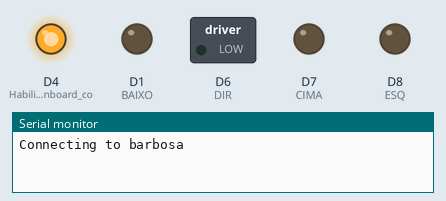
Simulated run of this sketch. Board: ESP8266 (NodeMCU). Shown: switched loads named in the sketch (green lamp = pin HIGH), output pins drawn as LEDs (lit = HIGH), the last lines printed to the serial monitor. WiFi joins after 1.5 s; servers stay silent unless stated.

Above: at 0.1 s.
At 20.17 s:
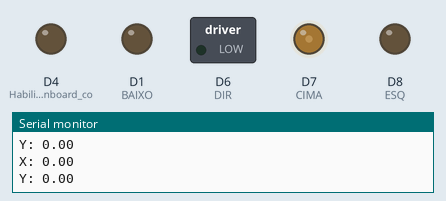
At 39.83 s:
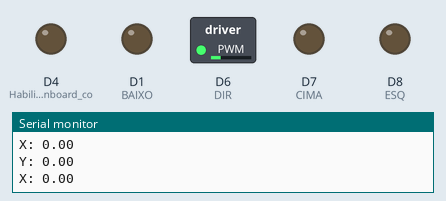
Timing chart, 0 to 40.0 s (numbered marks = the images above):
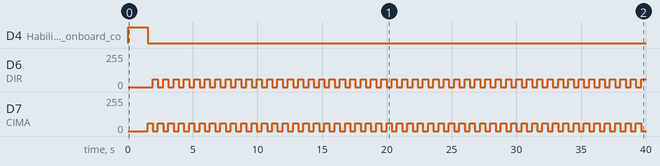

Measured:
- by itself, D4 (Habilita_o_LED_onboard_co): HIGH → LOW at 1.5 s
- by itself, D6 (DIR), D7 (CIMA): alternates 60/255 for 0.40 s and 0/255 for 0.40 s

The sketch:

MotorAlternado.ino
```cpp
//#include <Arduino.h>
#include <ESP8266WiFi.h>
#include <WiFiUdp.h>  //Biblioteca do UDP.

const char *ssid = "barbosa";
const char *password = "euamocamila";

// Deta -> variação do PWM do motor, entre o mínimo (100) e o máximo 1023

const int offset = 60;
const int delta = 823 - offset; // 1023 - 100

// IPAddress ip(192,168,0,43);     //ESP do Motor Shield
// IPAddress ip(192, 168, 0, 57); //Seu ESP
IPAddress ip(192, 168, 0, 18);  // Novo ESP

IPAddress gateway(192, 168, 0, 1);
IPAddress subnet(255, 255, 255, 0);
WiFiServer server(80);

// EspUDP
int DIR = 12;
int CIMA = 13;
int BAIXO = 5;
int ESQ = 15;

unsigned long previousMillis = 0;

/*
  //EspUDP
  int DIR = 12;
  int CIMA = 13;
  int BAIXO = 5;
  int ESQ = 15;

  ESPHTTP
  int CIMA = 4;
  int ESQ = 5;
  int BAIXO  = 16;
  int DIR = 0;

*/

bool once = true;

WiFiUDP udp;  // Cria um objeto da classe UDP.
String req;   // String que armazena os dados recebidos pela rede.

unsigned long previus = 0;
unsigned long previus2 = 0;

boolean listen() {  // Sub-rotina que verifica se há pacotes UDP's para serem lidos.
  if (udp.parsePacket() > 0)  // Se houver pacotes para serem lidos
  {
    req = "";  // Reseta a string para receber uma nova informaçao
    while (udp.available() > 0)  // Enquanto houver dados para serem lidos
    {
      char z = udp.read();  // Adiciona o byte lido em uma char
      req += z;             // Adiciona o char à string
    }

    // Após todos os dados serem lidos, a String estara pronta.

    //Serial.println(req);  // Printa a string recebida no Serial monitor.

    digitalWrite(D4, 0);  //-
    delay(5);             //-
    digitalWrite(D4, 1);  // Pisca o LED rapidamente apos receber a string.
    return true;
  }
  return false;
}
// Variáveis para o PWM de cada motor
float val1, val2;
boolean altern = true;

void setup() {


  Serial.begin(115200);
  delay(10);

  // prepare GPIO2
  pinMode(12, OUTPUT);
  // digitalWrite(2, 0);

  pinMode(CIMA, OUTPUT);
  pinMode(ESQ, OUTPUT);
  pinMode(BAIXO, OUTPUT);
  pinMode(DIR, OUTPUT);

  // Desliga os motores

  digitalWrite(CIMA, LOW);
  digitalWrite(ESQ, LOW);
  digitalWrite(BAIXO, LOW);
  digitalWrite(DIR, LOW);

  Serial.println();
  Serial.println();
  Serial.print("Connecting to ");
  Serial.println(ssid);
  pinMode(D4, OUTPUT);  // Habilita o LED onboard como saida.
  digitalWrite(D4, 1);  // Desliga o LED.

  udp.begin(8080);  // Inicializa a recepçao de dados UDP na porta 555
}

void loop() {

  // If para conectar no wifi
  if (once) {
    WiFi.begin(ssid, password);

    while (WiFi.status() != WL_CONNECTED) {
      delay(500);
      Serial.print(".");
    }
    Serial.println("");
    Serial.println("WiFi connected");

    // Start the server
    server.begin();
    Serial.println("Server started");

    // Print the IP address
    Serial.println(WiFi.localIP());
    digitalWrite(12, HIGH);
    digitalWrite(D4, 0);
  }
  once = false;

  if (WiFi.status() != WL_CONNECTED) {  // If para reconectar no wif caso a conexão seja perdida
    Serial.println("Desconnected, Reconnecting");
    digitalWrite(12, LOW);
    once = true;
  }

//  val1 = -1;
//  val2 = -0.3;

  // Verifica se há pacotes para serem lidos
  if (listen()) {

    // Serial.print("Recebi o comando, ligarei por 200ms  ");
    //Serial.print("Chegou: ");
    // Serial.println(req.substring(slash, req.length()));
    //Serial.println(req);
    int temp = req.indexOf(',');
    val1 = req.substring(0, temp).toFloat();  // Seleciona parte do primeiro PMW

    val2 = req.substring(temp + 1, req.length()).toFloat();

    val1 *= delta;
    val2 *= delta;

    //    Serial.println("DIREITA\tCIMA\t");
    //    Serial.print("\t");
    //    Serial.print(val1);
    //    Serial.print("\t");
    //    Serial.println(val2);

    /*
      Pino 5 ---> CIMA
      Pino 4 ---> BAIXO
      Pino 16 ---> ESQ
      Pino 0 ---> DIREITA

    */

  }


  if (millis() - previus > 400 ) {
//    Serial.print("X: ");
//    Serial.print(val1);
//    Serial.print("\tY: ");
//    Serial.println(val2);

    previus = millis();
    if (altern) {
      analogWrite(val2 > 0 ?  BAIXO : CIMA, offset + abs(val2));
      analogWrite(DIR , 0);
      analogWrite(ESQ , 0);
      Serial.print("Y: ");
      Serial.println(val2);


    } else {
      analogWrite(val1 > 0 ? ESQ : DIR, offset + abs(val1));
      analogWrite(CIMA , 0);
      analogWrite(BAIXO , 0);
      Serial.print("X: ");
      Serial.println(val1);
    }
    altern = !altern;

  }


}
```
